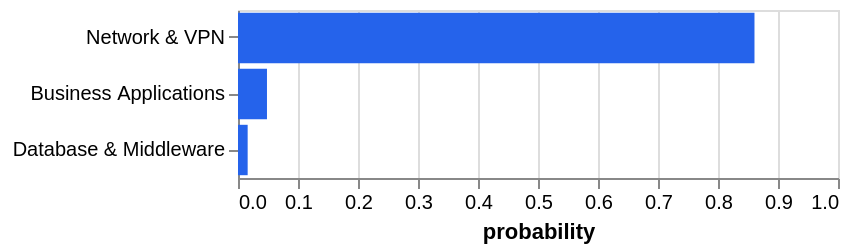

The code cell stored with this chart in its notebook:
### Code cell
example_probabilities = pd.DataFrame(predictions[0].alternatives, columns=["label", "score"])
charts.probability_bars(example_probabilities)

### Figure 1 — Vega-Lite specification as saved in the notebook (floating-point values rounded to 4 significant figures)
{"config": {"view": {"continuousWidth": 300, "continuousHeight": 300}}, "data": {"name": "data-1fd19c422aadc3a6f7ca33495a831e42"}, "mark": {"type": "bar", "color": "#2563eb"}, "encoding": {"tooltip": [{"field": "label", "type": "nominal"}, {"field": "score", "type": "quantitative"}], "x": {"field": "score", "scale": {"domain": [0, 1]}, "title": "probability", "type": "quantitative"}, "y": {"field": "label", "sort": "-x", "title": null, "type": "nominal"}}, "height": 84, "$schema": "https://vega.github.io/schema/vega-lite/v6.4.1.json", "datasets": {"data-1fd19c422aadc3a6f7ca33495a831e42": [{"label": "Network & VPN", "score": 0.8608}, {"label": "Business Applications", "score": 0.0483}, {"label": "Database & Middleware", "score": 0.0161}]}}
